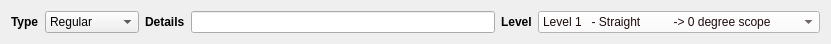
  <widget class="QWidget" name="layoutWidget">
   <property name="geometry">
    <rect>
     <x>100</x>
     <y>30</y>
     <width>831</width>
     <height>27</height>
    </rect>
   </property>
   <layout class="QHBoxLayout" name="horizontalLayout_6">
    <item>
     <widget class="QLabel" name="label_4">
      <property name="font">
       <font>
        <weight>75</weight>
        <bold>true</bold>
       </font>
      </property>
      <property name="styleSheet">
       <string notr="true">color: rgb(0, 0, 0);</string>
      </property>
      <property name="text">
       <string>Type</string>
      </property>
     </widget>
    </item>
    <item>
     <widget class="QComboBox" name="boxType">
      <property name="styleSheet">
       <string notr="true">color: rgb(0, 0, 0);</string>
      </property>
      <item>
       <property name="text">
        <string>Regular</string>
       </property>
      </item>
      <item>
       <property name="text">
        <string>Study</string>
       </property>
      </item>
      <item>
       <property name="text">
        <string>Conference</string>
       </property>
      </item>
     </widget>
    </item>
    <item>
     <widget class="QLabel" name="label_6">
      <property name="font">
       <font>
        <weight>75</weight>
        <bold>true</bold>
       </font>
      </property>
      <property name="styleSheet">
       <string notr="true">color: rgb(0, 0, 0);</string>
      </property>
      <property name="text">
       <string>Details</string>
      </property>
     </widget>
    </item>
    <item>
     <widget class="QLineEdit" name="txtDetails"/>
    </item>
    <item>
     <widget class="QLabel" name="label_3">
      <property name="font">
       <font>
        <weight>75</weight>
        <bold>true</bold>
       </font>
      </property>
      <property name="styleSheet">
       <string notr="true">color: rgb(0, 0, 0);</string>
      </property>
      <property name="text">
       <string>Level</string>
      </property>
     </widget>
    </item>
    <item>
     <widget class="QComboBox" name="selectLevel">
      <property name="toolTip">
       <string>Select levle of the difficulty</string>
      </property>
      <property name="styleSheet">
       <string notr="true">color: rgb(30, 11, 11);
background-color: rgb(251, 250, 250);</string>
      </property>
      <item>
       <property name="text">
        <string>Level 1   - Straight          -&gt; 0 degree scope</string>
       </property>
      </item>
      <item>
       <property name="text">
        <string>Level 2   - Left Tilt (+15)  -&gt; 0 degree scope</string>
       </property>
      </item>
      <item>
       <property name="text">
        <string>Level 3   - Right Tilt (-15) -&gt;0 degree scope</string>
       </property>
      </item>
      <item>
       <property name="text">
        <string>Level 4   - Left Tilt (+20)  -&gt;0 degree scope</string>
       </property>
      </item>
      <item>
       <property name="text">
        <string>Level 5   - Right Tilt (-20) -&gt;0 degree scope</string>
       </property>
      </item>
      <item>
       <property name="text">
        <string>Level 6   - Left Tilt(+30)   -&gt;0 degree scope</string>
       </property>
      </item>
      <item>
       <property name="text">
        <string>Level 7   - Right Tilt(-30)   -&gt;0 degree scope</string>
       </property>
      </item>
      <item>
       <property name="text">
        <string>Level 8   - Straight            -&gt;30 degree scope</string>
       </property>
      </item>
      <item>
       <property name="text">
        <string>Level 9   - Left Tilt (+15)   -&gt;30 degree scope</string>
       </property>
      </item>
      <item>
       <property name="text">
        <string>Level 10 - Right Tilt (-15)   -&gt;30 degree scope</string>
       </property>
      </item>
      <item>
       <property name="text">
        <string>Level 11 - Left Tilt (+20)    -&gt;30 degree scope</string>
       </property>
      </item>
      <item>
       <property name="text">
        <string>Level 12 - Right Tilt (-20)    -&gt;30 degree scope</string>
       </property>
      </item>
      <item>
       <property name="text">
        <string>Level 13 - Left Tilt(+30)       -&gt;30 degree scope</string>
       </property>
      </item>
      <item>
       <property name="text">
        <string>Level 14 - Right Tilt(-30)      -&gt;30 degree scope</string>
       </property>
      </item>
      <item>
       <property name="text">
        <string>Level 15 - Straight               -&gt;45 degree scope</string>
       </property>
      </item>
      <item>
       <property name="text">
        <string>Level 16 - Left Tilt (+15)     -&gt;45 degree scope</string>
       </property>
      </item>
      <item>
       <property name="text">
        <string>Level 17 - Right Tilt (-15)    -&gt;45 degree scope</string>
       </property>
      </item>
      <item>
       <property name="text">
        <string>Level 18 - Left Tilt (+20)    -&gt;45 degree scope</string>
       </property>
      </item>
      <item>
       <property name="text">
        <string>Level 19 - Right Tilt (-20)    -&gt;45 degree scope</string>
       </property>
      </item>
      <item>
       <property name="text">
        <string>Level 20 -  Left Tilt(+30)     -&gt;45 degree scope</string>
       </property>
      </item>
      <item>
       <property name="text">
        <string>Level 21 - Right Tilt(-30)     -&gt;45 degree scope</string>
       </property>
      </item>
     </widget>
    </item>
   </layout>
  </widget>
